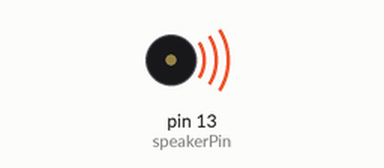
This sketch was run on a simulated Arduino Uno, built with avr-gcc and run on an emulated ATmega328P. Shown: buzzer (waves = sounding). Random numbers use the default seed unless the sketch sets one.

Above: at 0.1 s.
At 34.7 s:
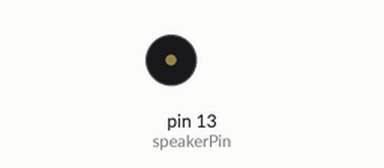
Timing chart, 0 to 40.0 s (numbered marks = the images above):
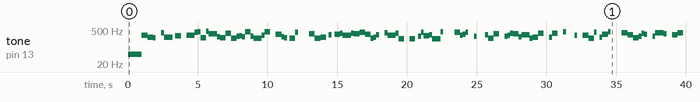

Measured:
- by itself, tone on pin 13 (speakerPin): plays 50 Hz for 1.0 s, 307 Hz for 0.40 s, 253 Hz for 0.20 s, 250 Hz for 0.20 s, 244 Hz for 0.20 s, 380 Hz for 0.20 s … (96 notes in this stretch)

The sketch:

noTone.ino
```cpp
#include <TimerOne.h>

int speakerPin = 13;
int switchState = 0;
int freq = 50;
int rhythms[] = {2,1,1,1,2,1,3,1,2,2};
int rindex = 0;
int pause = 0;

void setup()
{
  pinMode(13, OUTPUT);
  Timer1.initialize(1000000); // 100000 usec = 100 msec = 0.2 sec
  Timer1.attachInterrupt( randomize );

}

void loop()
{
  if(pause == 0){
    tone(speakerPin,freq );
  }else{
    noTone(speakerPin);
  }
}

void randomize()
{
  freq = random(220, 440);
  Timer1.setPeriod(200000 * rhythms[rindex]);
  rindex++;
  rindex %= 10;
  if(random(100) > 20){
    pause = 0;
  }else{
    pause = 1;
  }
}
```
